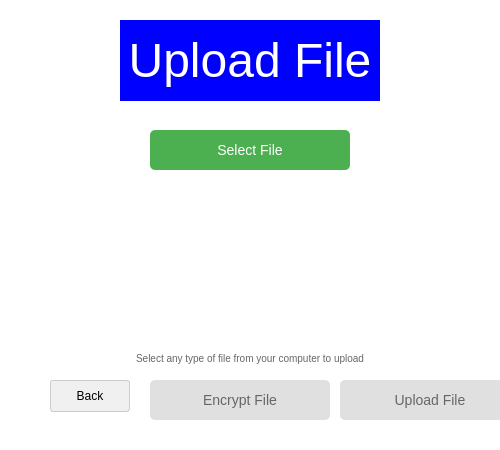
<?xml version="1.0" encoding="UTF-8"?>
<ui version="4.0">
 <class>UploadPage</class>
 <widget class="QDialog" name="UploadPage">
  <property name="geometry">
   <rect>
    <x>0</x>
    <y>0</y>
    <width>500</width>
    <height>450</height>
   </rect>
  </property>
  <property name="windowTitle">
   <string>File Upload</string>
  </property>
  <property name="autoFillBackground">
   <bool>false</bool>
  </property>
  <property name="styleSheet">
   <string notr="true">background-color: white;</string>
  </property>
  <widget class="QLabel" name="uploadPageLabel">
   <property name="geometry">
    <rect>
     <x>120</x>
     <y>20</y>
     <width>260</width>
     <height>81</height>
    </rect>
   </property>
   <property name="font">
    <font>
     <pointsize>36</pointsize>
    </font>
   </property>
   <property name="styleSheet">
    <string notr="true">background-color: blue; color: white;</string>
   </property>
   <property name="text">
    <string>Upload File</string>
   </property>
   <property name="alignment">
    <set>Qt::AlignmentFlag::AlignCenter</set>
   </property>
  </widget>
  <widget class="QPushButton" name="selectFileButton">
   <property name="geometry">
    <rect>
     <x>150</x>
     <y>130</y>
     <width>200</width>
     <height>40</height>
    </rect>
   </property>
   <property name="styleSheet">
    <string notr="true">color: white; background-color: #4CAF50; border: none; border-radius: 5px; font-size: 14px;</string>
   </property>
   <property name="text">
    <string>Select File</string>
   </property>
  </widget>
  <widget class="QScrollArea" name="fileScrollArea">
   <property name="geometry">
    <rect>
     <x>50</x>
     <y>190</y>
     <width>400</width>
     <height>150</height>
    </rect>
   </property>
   <property name="widgetResizable">
    <bool>true</bool>
   </property>
   <property name="styleSheet">
    <string notr="true">border: none; background-color: transparent;</string>
   </property>
   <widget class="QWidget" name="scrollAreaWidgetContents">
    <property name="geometry">
     <rect>
      <x>0</x>
      <y>0</y>
      <width>400</width>
      <height>150</height>
     </rect>
    </property>
    <layout class="QVBoxLayout" name="verticalLayout">
     <property name="spacing">
      <number>5</number>
     </property>
     <property name="leftMargin">
      <number>0</number>
     </property>
     <property name="topMargin">
      <number>0</number>
     </property>
     <property name="rightMargin">
      <number>0</number>
     </property>
     <property name="bottomMargin">
      <number>0</number>
     </property>
    </layout>
   </widget>
  </widget>
  <widget class="QLabel" name="instructionLabel">
   <property name="geometry">
    <rect>
     <x>50</x>
     <y>350</y>
     <width>400</width>
     <height>16</height>
    </rect>
   </property>
   <property name="styleSheet">
    <string notr="true">color: #666; font-size: 10px;</string>
   </property>
   <property name="text">
    <string>Select any type of file from your computer to upload</string>
   </property>
   <property name="alignment">
    <set>Qt::AlignmentFlag::AlignCenter</set>
   </property>
  </widget>
  <widget class="QPushButton" name="encryptButton">
   <property name="geometry">
    <rect>
     <x>150</x>
     <y>380</y>
     <width>180</width>
     <height>40</height>
    </rect>
   </property>
   <property name="styleSheet">
    <string notr="true">color: #666666; background-color: #e0e0e0; border: none; border-radius: 5px; font-size: 14px;</string>
   </property>
   <property name="text">
    <string>Encrypt File</string>
   </property>
  </widget>
  <widget class="QPushButton" name="uploadButton">
   <property name="geometry">
    <rect>
     <x>340</x>
     <y>380</y>
     <width>180</width>
     <height>40</height>
    </rect>
   </property>
   <property name="styleSheet">
    <string notr="true">color: #666666; background-color: #e0e0e0; border: none; border-radius: 5px; font-size: 14px;</string>
   </property>
   <property name="text">
    <string>Upload File</string>
   </property>
  </widget>
  <widget class="QPushButton" name="backButton">
   <property name="geometry">
    <rect>
     <x>50</x>
     <y>380</y>
     <width>80</width>
     <height>32</height>
    </rect>
   </property>
   <property name="styleSheet">
    <string notr="true">color: black; background-color: #f0f0f0; border: 1px solid #ccc; border-radius: 3px;</string>
   </property>
   <property name="text">
    <string>Back</string>
   </property>
  </widget>
 </widget>
 <resources/>
 <connections/>
</ui>
